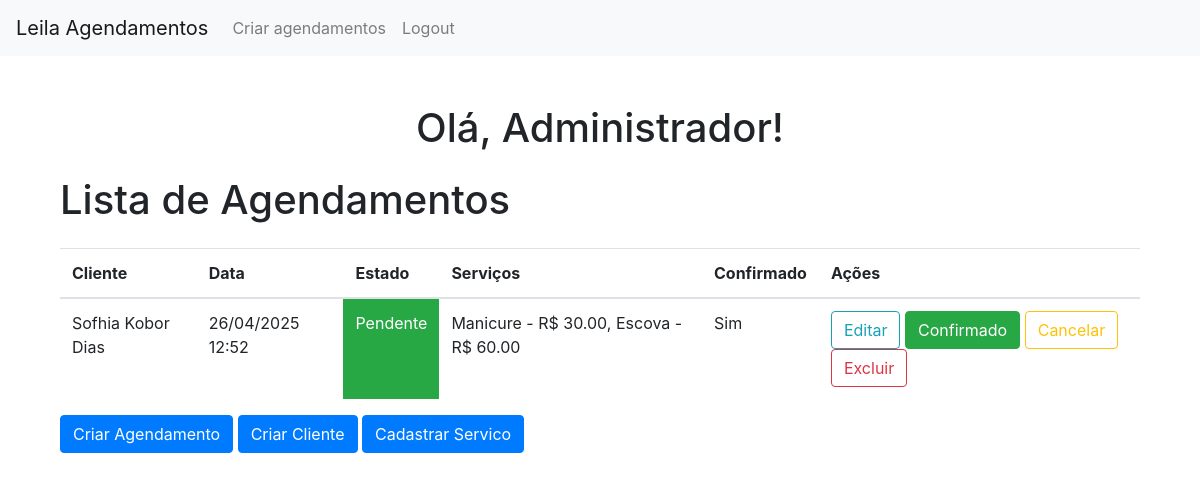
The app's page / (signed in), older data.
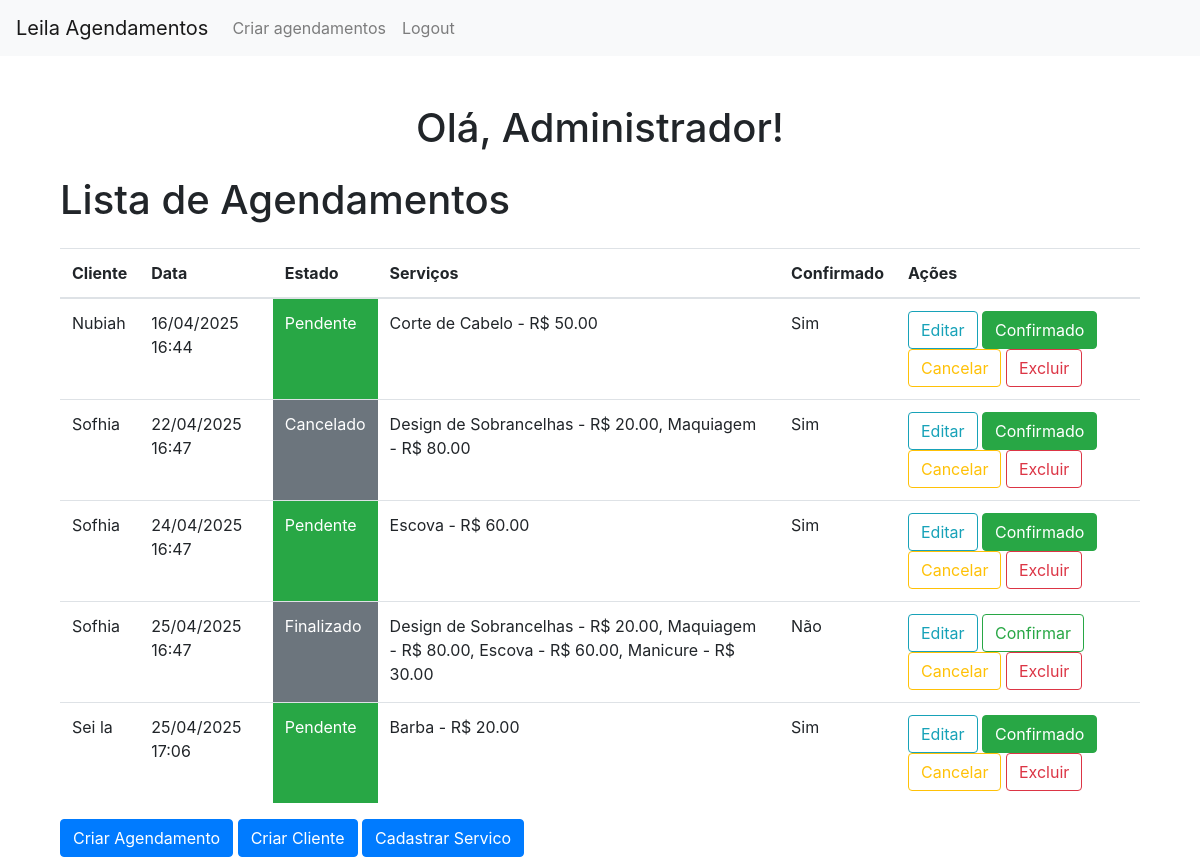
The same page, newer data.
### models.py (models this page shows)
class Cliente(UserMixin, db.Model):
    __tablename__ = 'cliente'
    id = db.Column(db.Integer, primary_key=True)
    nome = db.Column(db.String(80), nullable=False)
    email = db.Column(db.String(120), unique=True, nullable=False)
    telefone = db.Column(db.String(20), nullable=False)
    senha = db.Column(db.String(120), nullable=False)
    is_admin = db.Column(db.Boolean, default=False)  # Campo para identificar administradores

class Agendamentos(db.Model):
    __tablename__ = 'agendamentos'
    id = db.Column(db.Integer, primary_key=True)
    clienteId = db.Column(db.Integer, db.ForeignKey('cliente.id'), nullable=False)
    data = db.Column(db.DateTime, nullable=False)
    estado = db.Column(db.Enum(Estado), default=Estado.pendente, nullable=False)
    cliente = db.relationship('Cliente', backref='agendamentos')
    is_confirmed = db.Column(db.Boolean, default=False)

class Servico(db.Model):
    id = db.Column(db.Integer, primary_key=True)
    nome = db.Column(db.String(100), nullable=False)
    preco = db.Column(db.Float, nullable=False)
    descricao = db.Column(db.Text)

### app.py (the view, shortened to what this page needs)
@app.route('/') # rota home
def home():
    if current_user.is_authenticated: # se logado
        if current_user.is_admin: # se admin
            agendamentos = Agendamentos.query.order_by(Agendamentos.data.asc()) # pega todos os agendamentos
            return render_template('index.html', agendamentos=agendamentos, semanas_com_multiplos={})
    return render_template('index.html', agendamentos=[], semanas_com_multiplos={})

### app.py (called while the page is built)
@lm.user_loader # decorador para carregar user
def load_user(id): # pega o id para carregar user
    cliente = db.session.query(Cliente).filter_by(id=id).first()
    return cliente

### templates/index.html (shortened to what this page needs)
{% extends 'header.html' %}
{% block content %}
<div class="container mt-5">
    {% if current_user.is_authenticated %}
        <h1 class="text-center mb-4">Olá, {{ current_user.nome }}!</h1>
        {% if current_user.is_admin %}
        <h1 class="mb-4">Lista de Agendamentos</h1>
        {% if agendamentos %}
            <table class="table">
                <thead>
                    <tr>
                        <th>Cliente</th>
                        <th>Data</th>
                        <th>Estado</th>
                        <th>Serviços</th>
                        <th>Confirmado</th>
                        <th>Ações</th>
                    </tr>
                </thead>
                <tbody>
                    {% for agendamento in agendamentos %}
                    <tr>
                        <td>{{ agendamento.cliente.nome }}</td>
                        <td>{{ agendamento.data.strftime('%d/%m/%Y %H:%M') }}</td>
                        {% if agendamento.estado.value == 'pendente' %}
                        <td class="bg-success text-white">
                            {{ agendamento.estado.value | capitalize }}
                        </td>
                        {% else %}
                        <td class="bg-secondary text-white">
                            {{ agendamento.estado.value | capitalize }}
                        </td>
                        {% endif %}
                        <td>
                            {% for servico in agendamento.servicos %}
                                {{ servico.nome }} - R$ {{ "%.2f"|format(servico.preco) }}{% if not loop.last %}, {% endif %}
                            {% endfor %}
                        </td>
                        <td>
                            {% if agendamento.is_confirmed %}
                            <p>Sim</p>
                            {% else %}
                            <p>Não</p>
                            {% endif %}
                        </td>
                        <td>
                            <a href="{{ url_for('editarAgendamento', id=agendamento.id) }}" class="btn btn-outline-info">Editar</a>
                            {% if agendamento.is_confirmed %}
                            <a href="#" class="btn btn-success">Confirmado</a>
                            {% else %}
                            <a href="{{ url_for('confirmarAgendamento', id=agendamento.id) }}" class="btn btn-outline-success">Confirmar</a>
                            {% endif %}
                            <a href="{{ url_for('cancelarAgendamento', id=agendamento.id) }}" class="btn btn-outline-warning">Cancelar</a>
                            <a href="{{ url_for('excluirAgendamento', id=agendamento.id) }}" class="btn btn-outline-danger">Excluir</a>
                        </td>
                    </tr>
                    {% endfor %}
                </tbody>
            </table>
        {% else %}
            <div class="alert alert-warning">Nenhum agendamento encontrado.</div>
        {% endif %}
        {% endif %}
                <a href="{{ url_for('agendamentos') }}" class="btn btn-primary">Criar Agendamento</a>
            {% if current_user.is_admin %}
                <a href="{{ url_for('cadastrarCliente') }}" class="btn btn-primary">Criar Cliente</a>
                <a href="{{ url_for('servicos') }}" class="btn btn-primary">Cadastrar Servico</a>
            {% endif %}
    {% endif %}
</div>
{% endblock %}

### templates/header.html (shortened to what this page needs)
<!DOCTYPE html>
<html lang="pt-BR">
<head>
    <link rel="stylesheet" href="https://stackpath.bootstrapcdn.com/bootstrap/4.5.2/css/bootstrap.min.css">
</head>
<body>
    <div class="navbar navbar-expand-lg navbar-light bg-light container-fluid">
        <a class="navbar-brand" href="{{ url_for('home') }}">Leila Agendamentos</a>
        <div class="collapse navbar-collapse">
            <ul class="navbar-nav ">
                <li class="nav-item">
                    <a class="nav-link" href="{{ url_for('agendamentos') }}">Criar agendamentos</a>
                </li>
                {% if not current_user.is_authenticated %}
                    <li class="nav-item">
                        <a class="nav-link" href="{{ url_for('login') }}">Login</a>
                    </li>
                    <li class="nav-item">
                        <a class="nav-link" href="{{ url_for('cadastro') }}">Cadastro</a>
                    </li>
                {% else %}
                    <li class="nav-item">
                        <a class="nav-link" href="{{ url_for('logout') }}">Logout</a>
                    </li>
                {% endif %}
            </ul>
        </div>
    </div>
    <div class="container mt-4">
        {% block content %}{% endblock %}
    </div>
</body>
</html>

Row changes from the older to the newer data that the page shows:
changed Agendamentos: gains Servico (nome "Corte de Cabelo", preco "50.00"); cliente.nome "Sofhia Kobor Dias" → "Nubiah"; data "26/04/2025 12:52" → "16/04/2025 16:44"; loses Servico (nome "Manicure", preco "30.00"); loses Servico (nome "Escova", preco "60.00")
added Agendamentos: cliente.nome "Sofhia", data "22/04/2025 16:47", estado.value "Cancelado", is_confirmed "Sim"
now on this page (row unchanged): Servico: nome "Design de Sobrancelhas", preco "20.00"
now on this page (row unchanged): Servico: nome "Maquiagem", preco "80.00"
added Agendamentos: cliente.nome "Sofhia", data "24/04/2025 16:47", estado.value "Pendente", is_confirmed "Sim", Servico (nome "Escova", preco "60.00")
added Agendamentos: cliente.nome "Sofhia", data "25/04/2025 16:47", estado.value "Finalizado", is_confirmed "Não", Servico (nome "Escova", preco "60.00"), Servico (nome "Manicure", preco "30.00")
added Agendamentos: cliente.nome "Sei la", data "25/04/2025 17:06", estado.value "Pendente", is_confirmed "Sim"
added Servico: nome "Barba", preco "20.00", shown under "Sei la"
